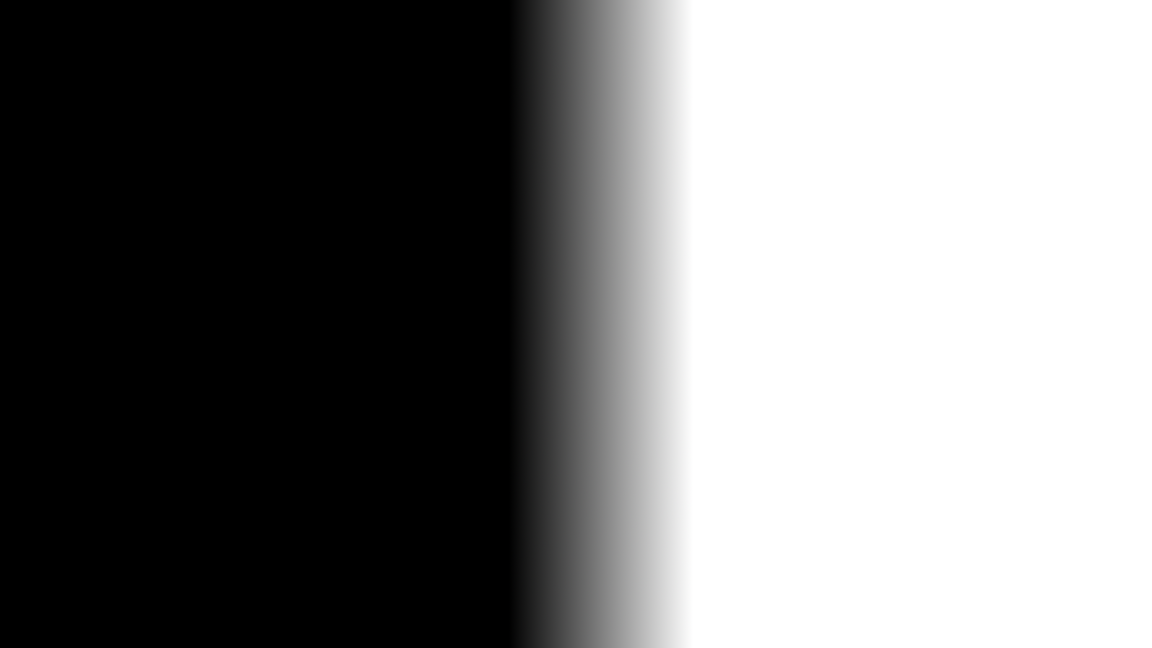
#> input picture modules/nice-camera/images/diagonal_mask.png, 2304 x 1296 px (shown at 1/2 size)
$ python background_removal.py
#> lines starting #> are read from the running program, lines starting #| are printed output that depends on the picture; pictures that were not available may be replaced by others from this repository, and a replacement may not be noted
### modules/nice-camera/nice_camera/threadedVideoCapture.py
import cv2
import queue
import threading

class SimpleVideoCapture:
    def __init__(self, source):
        print("Creating capture with source: " + source)
        self.cap = cv2.VideoCapture(source, cv2.CAP_FFMPEG)

    def read(self):
        ret, frame = self.cap.read()
        return frame

    def release(self):
        self.cap.release()


class ThreadedVideoCapture:
    # [21 lines left out: functions __init__, _reader, not called in this run]

    def read(self):
        return self.q.get()

    def release(self):
        self.cap.release()

### modules/nice-camera/background_removal.py

import cv2
import numpy as np
from nice_camera import DetectorV1, SimpleVideoCapture

source = './data/Is-161359-161412.mp4'

def dump_frame(frame, name):
    cv2.imwrite('temp_images/' + name + '.png', frame)

print("Creating capture and detector")

mask_diagonal = cv2.imread('./images/diagonal_mask.png', cv2.COLOR_GRAY2BGR)
#> mask_diagonal is the input picture: shape (1296, 2304, 3); mean B, G, R 121.9, 121.9, 121.9
mask_diagonal = mask_diagonal / 255.0
mask_diagonal_inverted = 1 - mask_diagonal
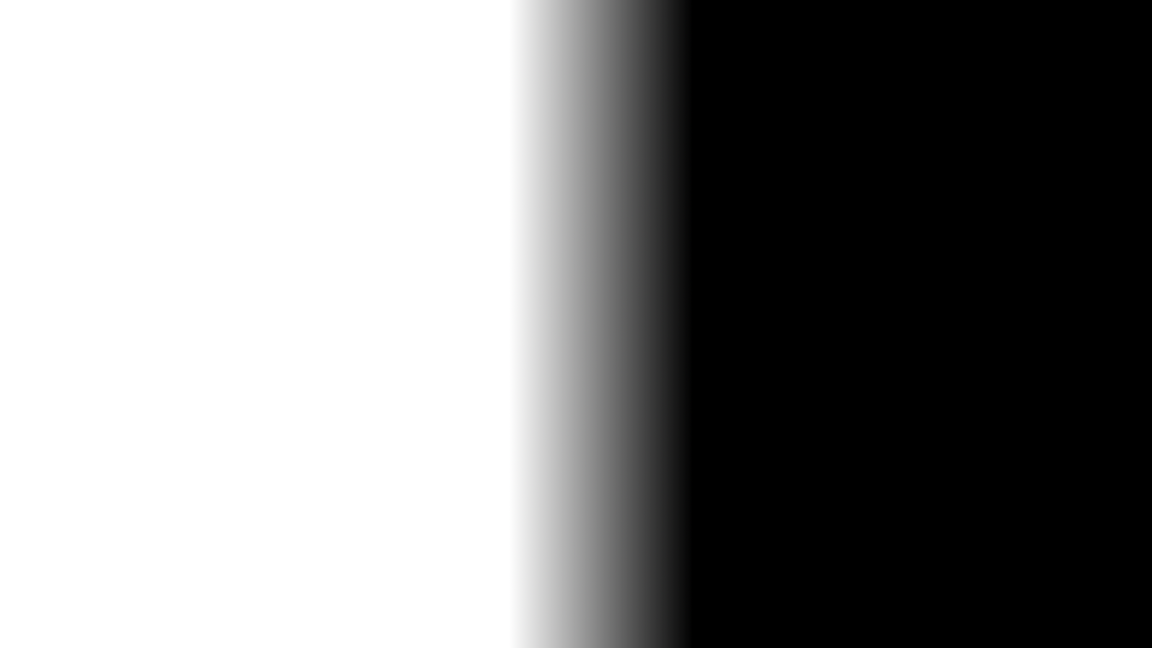
#> mask_diagonal_inverted: shape (1296, 2304, 3) float64 (shown at 1/2 size); mean B, G, R 0.522, 0.522, 0.522

background_original = cv2.imread('./images/background_original.png')
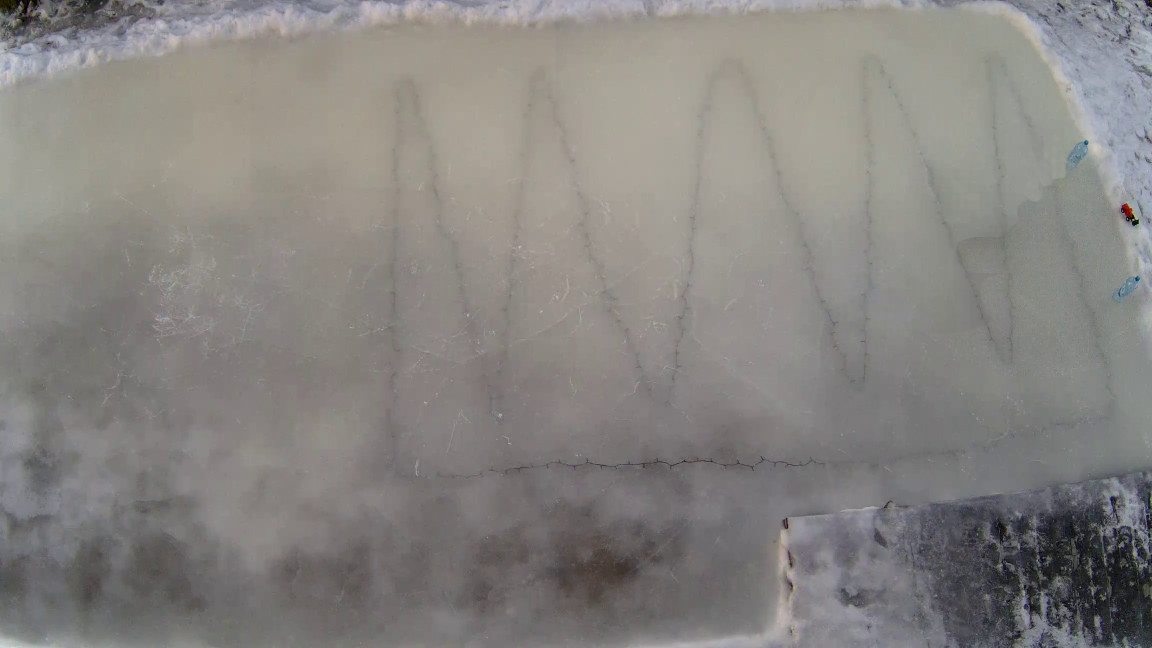
#> input picture modules/nice-camera/images/background_original.png, 2304 x 1296 px (shown at 1/2 size)
#> background_original is the input picture: shape (1296, 2304, 3); mean B, G, R 128.6, 131.6, 134.3
background_checkered = cv2.imread('./images/background_checkered.png')
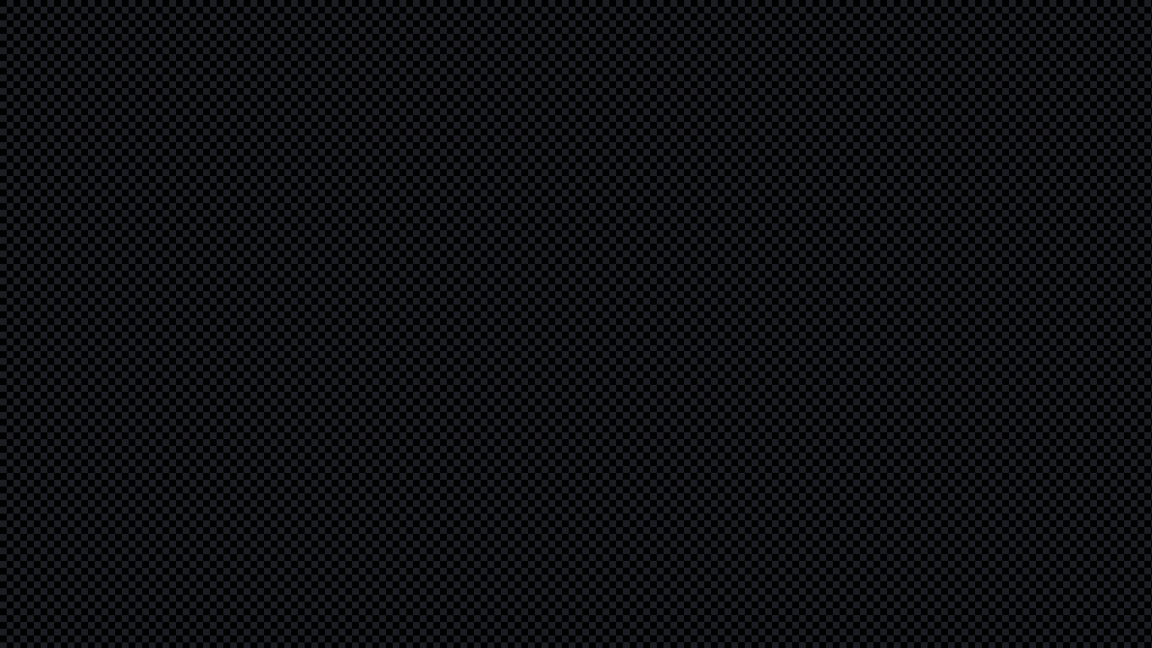
#> input picture modules/nice-camera/images/background_checkered.png, 2304 x 1296 px (shown at 1/2 size)
#> background_checkered is the input picture: shape (1296, 2304, 3); mean B, G, R 17.5, 14.5, 14
background = (mask_diagonal * background_original + mask_diagonal_inverted * background_checkered).clip(0, 255).astype(np.uint8)
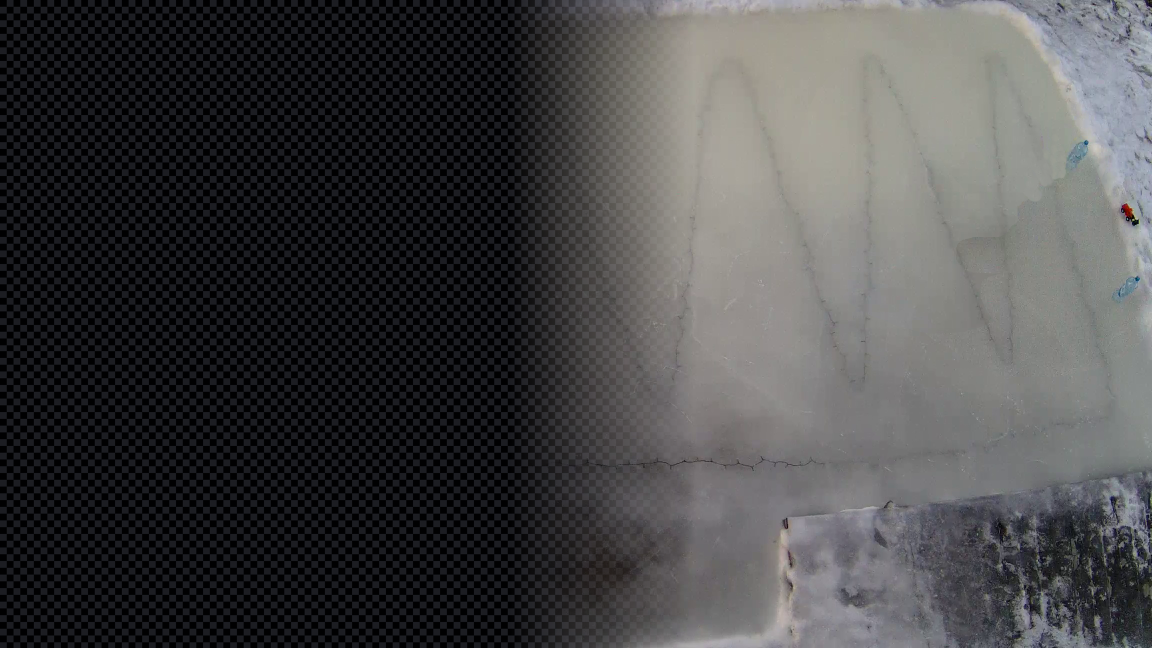
#> background: shape (1296, 2304, 3) (shown at 1/2 size); mean B, G, R 71.2, 70.4, 70.6

# Train the background subtractor
print("Training background subtractor")
training_source = SimpleVideoCapture(source)
bg_subtractor = cv2.createBackgroundSubtractorKNN(history=400, dist2Threshold=300, detectShadows=True)

while(1):
    frame = training_source.read()
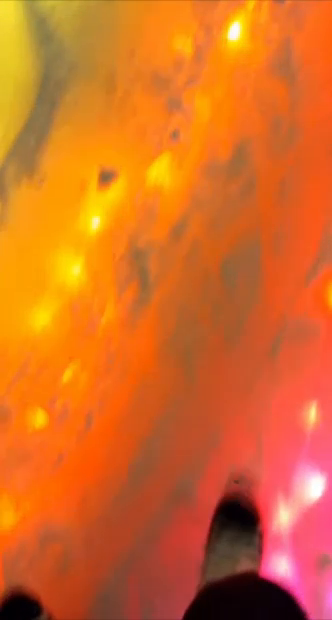
#> input picture frame 18 of nice-blog/public/story/test_short_1_medium.mp4, 332 x 620 px, given in place of Is-161359-161412.mp4, which was not available
#> in read, frame is the input picture: shape (620, 332, 3); mean B, G, R 36.9, 107.6, 213.6
    if frame is None:
        break

    # The detector resizes the frame, so we need to do the same here.
    # TODO - This whole routine should be part of the detector, like .heat_up(capture).
    frame = cv2.resize(frame, (0, 0), fx=0.5, fy=0.5, interpolation=cv2.INTER_LINEAR)
#> frame: shape (310, 166, 3)
    bg_subtractor.apply(frame)


print("Starting main loop")
cap = SimpleVideoCapture(source)
detector = DetectorV1(bg_subtractor)

while(1):
    frame = cap.read()
    if frame is None:
        break

    (foundObjects, mask, fgmask_full) = detector.processFrame(frame)

    for bottommost in foundObjects:
        #cv2.circle(frame, (bottommost['x'],bottommost['y']) , 10, (0,0,255),5)
        #cv2.circle(mask, (bottommost['x'],bottommost['y']) , 10, (0,0,255),5)
        pass

    blobs = cv2.bitwise_and(frame,frame,mask = fgmask_full)

    # Dump every x frame to a png file.
    if True: #detector.counter % 10 == 0:
        final = background.copy()
        final[fgmask_full > 0] = blobs[fgmask_full > 0]

        # Crop the left 20% of the final frame
        final_cropped = final[:, int(final.shape[1] * 0.2):]

        # Crop the bottom 30% of the final frame
        final_cropped = final_cropped[:int(final_cropped.shape[0] * 0.7), :]

        cv2.imshow('final_cropped', final_cropped)
        #cv2.imshow('fgmask_full', fgmask_full)

        dump_frame(final_cropped, 'final_cropped%d' % detector.counter)
        #dump_frame(frame, 'frame%d' % detector.counter)

    k = cv2.waitKey(30) & 0xff
    if k == 27:
        break

cap.release()
cv2.destroyAllWindows()

# Use ffmpeg and stitch the images in the "images" folder together into a animated webp file.
# ffmpeg -i temp_images/final_cropped%d.png -lossless 0 -q:v 80 -loop 0 -an -vsync 0 -s 760x428 output.webp
